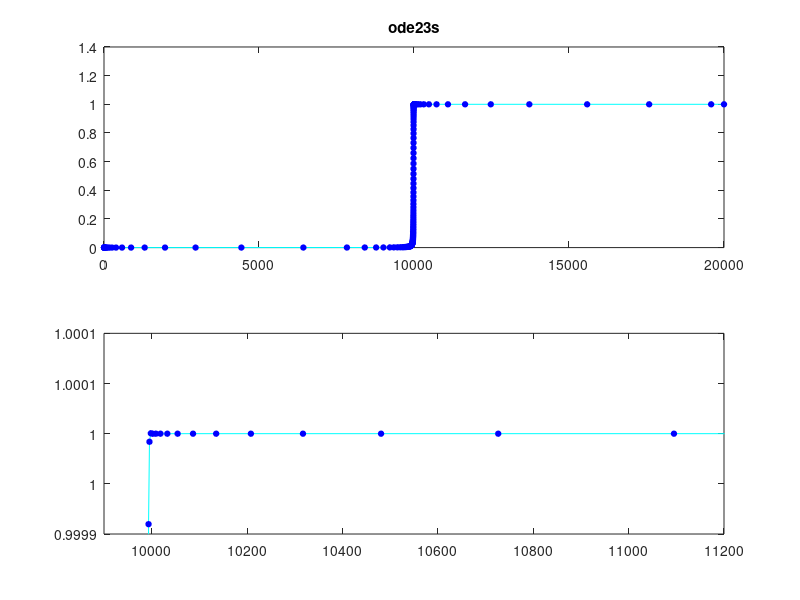

This figure's MATLAB source:
delta=1e-4; er=1e-4;
F = @(t,y) y^2-y^3;
opts = odeset('RelTol',er,'Stats','on');
[t,y]=ode23s(F,[0,2/delta],delta,opts);
subplot(2,1,1)
plot(t,y,'c-'); hold on
h=plot(t,y,'bo');
set(h,'MarkerFaceColor','b','Markersize',4);
hold off
title ode23s
subplot(2,1,2)
plot(t,y,'c-'); hold on
h=plot(t,y,'bo');
set(h,'MarkerFaceColor','b','Markersize',4);
axis([0.99e4,1.12e4,0.9999,1.0001])
hold off
